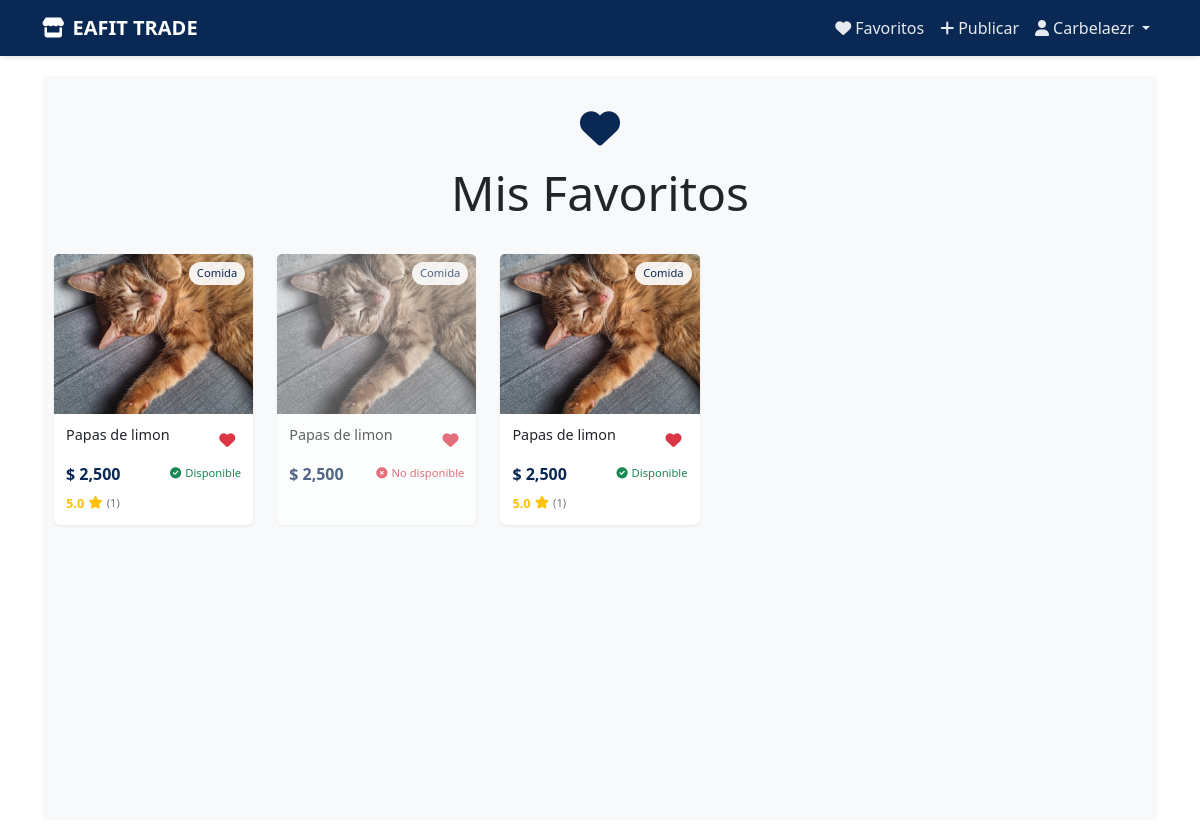
The page /favorites/ (signed in) on the database its author committed.
### products/models.py (models this page shows, shortened)
class Favorite(models.Model):
    user = models.ForeignKey(
        User,
        on_delete=models.CASCADE,
        related_name='favorites'
    )
    product = models.ForeignKey(
        Product,
        on_delete=models.CASCADE,
        related_name='favorited_by'
    )
    created_at = models.DateTimeField(
        auto_now_add=True,
        verbose_name='Fecha de agregado'
    )
    class Meta:
        unique_together = ['user', 'product']
        ordering = ['-created_at']
        verbose_name = 'Favorito'
        verbose_name_plural = 'Favoritos'

class Product(models.Model):
    CATEGORY_CHOICES = [
        ('Comida', 'Comida'),
        ('Ropa', 'Ropa'),
        ('Tecnología', 'Tecnología'),
        ('Libros', 'Libros'),
        ('Otros', 'Otros'),
    ]
    CONDITION_CHOICES = [
        ('Nuevo', 'Nuevo'),
        ('Usado', 'Usado'),
        ('Buen estado', 'Buen estado'),
    ]
    FOOD_TYPE_CHOICES = [
        ('Panadería', 'Panadería'),
        ('Galletas', 'Galletas'),
        ('Repostería', 'Repostería'),
        ('Frutas', 'Frutas'),
        ('Frituras', 'Frituras'),
        ('Dulces', 'Dulces'),
        ('Helados', 'Helados'),
        ('Snacks', 'Snacks'),
        ('Comida rápida', 'Comida rápida'),
        ('Otros', 'Otros'),
    ]
    name = models.CharField(
        max_length=255,
        verbose_name='Nombre',
        help_text='Nombre del producto'
    )
    category = models.CharField(
        max_length=50,
        choices=CATEGORY_CHOICES,
        verbose_name='Categoría',
        null=True,
        blank=True
    )
    food_type = models.CharField(
        max_length=50,
        choices=FOOD_TYPE_CHOICES,
        verbose_name='Tipo de Comida',
        blank=True,
        null=True
    )
    description = models.TextField(
        verbose_name='Descripción',
        help_text='Describe tu producto detalladamente'
    )
    price = models.DecimalField(
        max_digits=10,
        decimal_places=2,
        validators=[MinValueValidator(0.01)],
        verbose_name='Precio',
        help_text='Precio en pesos colombianos'
    )
    published_at = models.DateTimeField(
        default=timezone.now,
        verbose_name='Fecha de publicación'
    )
    condition = models.CharField(
        max_length=50,
        choices=CONDITION_CHOICES,
        verbose_name='Estado',
        blank=True,
        null=True
    )
    image = models.ImageField(
        upload_to='products/',
        verbose_name='Imagen',
        help_text='Imagen del producto'
    )
    seller = models.ForeignKey(
        User,
        on_delete=models.CASCADE,
        verbose_name='Vendedor',
        related_name='products'
    )
    available = models.BooleanField(
        default=True,
        verbose_name='Disponible'
    )
    class Meta:
        verbose_name = 'Producto'
        verbose_name_plural = 'Productos'
        ordering = ['-published_at']
        indexes = [
            models.Index(fields=['name']),
            models.Index(fields=['category']),
            models.Index(fields=['available']),
        ]
    @property
    def average_rating(self):
        comments = self.comments.all()
        if not comments:
            return 0
        return round(sum(comment.rating for comment in comments) / len(comments), 1)
    @property
    def total_ratings(self):
        return self.comments.count()

class Comment(models.Model):
    product = models.ForeignKey(
        Product,
        on_delete=models.CASCADE,
        related_name='comments'
    )
    user = models.ForeignKey(
        User,
        on_delete=models.CASCADE,
        related_name='comments'
    )
    text = models.TextField(
        max_length=500,
        verbose_name='Comentario'
    )
    rating = models.PositiveSmallIntegerField(
        verbose_name='Calificación',
        validators=[MinValueValidator(0), MaxValueValidator(5)],
        help_text='Calificación de 0 a 5 estrellas'
    )
    created_at = models.DateTimeField(
        auto_now_add=True,
        verbose_name='Fecha de publicación'
    )
    class Meta:
        ordering = ['-created_at']
        verbose_name = 'Comentario'
        verbose_name_plural = 'Comentarios'

### products/views.py (the view)
# urls.py: path('favorites/', products_views.favorites_list, name='favorites_list'),
@login_required
def favorites_list(request):
    favorites = Favorite.objects.filter(user=request.user)
    return render(request, 'products/favorites.html', {
        'favorites': favorites
    })

### products/templates/products/favorites.html (shortened to what this page needs)
{% extends 'products/base.html' %}
{% load humanize %}
{% block content %}
<section class="favorites-section">
    <div class="container">
        <div class="favorites-header">
            <i class="fas fa-heart favorites-icon"></i>
            <h1 class="display-5">Mis Favoritos</h1>
        </div>
        {% if favorites %}
        <div class="row g-4">
            {% for favorite in favorites %}
            <div class="col-12 col-sm-6 col-lg-4 col-xl-3" id="favorite-{{ favorite.product.id }}">
                <a href="{% url 'product_detail' favorite.product.id %}" class="text-decoration-none">
                    <div class="card product-card {% if not favorite.product.available %}product-unavailable{% endif %}">
                        <div class="position-relative">
                            {% if favorite.product.image %}
                            <img src="{{ favorite.product.image.url }}"
                                 class="card-img-top product-image {% if not favorite.product.available %}grayscale{% endif %}"
                                 alt="{{ favorite.product.name }}">
                            {% endif %}
                            <span class="category-badge">{{ favorite.product.get_category_display }}</span>
                        </div>
                        <div class="card-body">
                            <div class="d-flex justify-content-between align-items-start mb-2">
                                <h5 class="card-title text-dark mb-0">{{ favorite.product.name }}</h5>
                                <button
                                    onclick="toggleFavorite(event, {{ favorite.product.id }})"
                                    class="favorite-btn"
                                    title="Eliminar de favoritos"
                                >
                                    <i class="fas fa-heart text-danger"></i>
                                </button>
                            </div>
                            <div class="d-flex justify-content-between align-items-center mb-2">
                                <p class="price mb-0">$ {{ favorite.product.price|floatformat:0|intcomma }}</p>
                                <span class="availability-badge {% if favorite.product.available %}text-success{% else %}text-danger{% endif %}">
                                    {% if favorite.product.available %}
                                        <i class="fas fa-check-circle me-1"></i>Disponible
                                    {% else %}
                                        <i class="fas fa-times-circle me-1"></i>No disponible
                                    {% endif %}
                                </span>
                            </div>
                            {% if favorite.product.total_ratings > 0 %}
                            <div class="star-rating">
                                <span class="rating-value">{{ favorite.product.average_rating }}</span>
                                <i class="fas fa-star"></i>
                                <span class="rating-count">({{ favorite.product.total_ratings }})</span>
                            </div>
                            {% endif %}
                        </div>
                    </div>
                </a>
            </div>
            {% endfor %}
        </div>
        {% endif %}
    </div>
</section>
{% endblock %}

### products/templates/products/base.html (shortened to what this page needs)
<!DOCTYPE html>
<html>
<head>
    <link href="https://cdn.jsdelivr.net/npm/bootstrap@5.3.2/dist/css/bootstrap.min.css" rel="stylesheet">
    <link href="https://cdnjs.cloudflare.com/ajax/libs/font-awesome/6.0.0/css/all.min.css" rel="stylesheet">
</head>
<body>
    <nav class="navbar navbar-expand-lg navbar-dark">
        <div class="container">
            <a class="navbar-brand" href="{% url 'home' %}">
                <i class="fas fa-store me-2"></i>EAFIT TRADE
            </a>
            <div class="collapse navbar-collapse" id="navbarNav">
                <ul class="navbar-nav ms-auto">
                    {% if user.is_authenticated %}
                        <li class="nav-item">
                            <a class="nav-link" href="{% url 'favorites_list' %}">
                                <i class="fas fa-heart me-1"></i>Favoritos
                            </a>
                        </li>
                        <li class="nav-item">
                            <a class="nav-link" href="{% url 'add_product' %}">
                                <i class="fas fa-plus me-1"></i>Publicar
                            </a>
                        </li>
                        <li class="nav-item dropdown">
                            <a class="nav-link dropdown-toggle" href="#" role="button" data-bs-toggle="dropdown">
                                <i class="fas fa-user me-1"></i>{{ user.username }}
                            </a>
                        </li>
                    {% endif %}
                </ul>
            </div>
        </div>
    </nav>
    <div class="content">
        <div class="container">
            {% block content %}{% endblock %}
        </div>
    </div>
</body>
</html>

### products/templates/products/base.html (style rules this page uses)
:root { --primary-color: hwb(216 4% 67%); --secondary-color: #6c757d; }
.navbar { background-color: var(--primary-color); box-shadow: 0 2px 4px rgba(0,0,0,0.1); }
.navbar-brand { font-weight: bold; color: white !important; }
.nav-link { color: rgba(255,255,255,0.9) !important; }
.content { min-height: calc(100vh - 56px); padding: 20px 0; }

### products/templates/products/favorites.html (style rules this page uses)
.favorites-section { background-color: #f8f9fa; padding: 2rem 0; min-height: calc(100vh - 56px); }
.favorites-header { margin-bottom: 2rem; text-align: center; }
.favorites-icon { color: var(--primary-color); font-size: 2.5rem; margin-bottom: 1rem; }
.product-card { height: 100%; transition: all 0.2s; border: none; box-shadow: 0 1px 3px rgba(0,0,0,0.08); max-width: 280px; margin: 0 auto; }
.product-image { height: 160px; object-fit: cover; }
.card-body { padding: 0.75rem; }
.card-title { font-size: 0.9rem; font-weight: 500; line-height: 1.2; display: -webkit-box; -webkit-line-clamp: 2; -webkit-box-orient: vertical; overflow: hidden; margin-bottom: 0.25rem; }
.price { font-size: 1rem; font-weight: 600; color: var(--primary-color); }
.category-badge { position: absolute; top: 8px; right: 8px; background-color: rgba(255,255,255,0.9); padding: 0.2rem 0.5rem; border-radius: 16px; font-size: 0.7rem; color: var(--primary-color); }
.favorite-btn { padding: 0; width: 28px; height: 28px; display: flex; align-items: center; justify-content: center; border-radius: 50%; background: rgba(255,255,255,0.9); border: none; z-index: 2; }
.product-unavailable { opacity: 0.7; }
.grayscale { filter: grayscale(50%); }
.star-rating { display: flex; align-items: center; gap: 0.25rem; margin-top: 0.25rem; font-size: 0.8rem; color: #ffc107; }
.rating-value { font-weight: 600; }
.rating-count { color: var(--secondary-color); font-size: 0.7rem; }
.availability-badge { font-size: 0.7rem; font-weight: 500; }
.text-success { color: #198754 !important; }
.text-danger { color: #dc3545 !important; }
@media (min-width: 1200px) { .col-xl-3 { flex: 0 0 auto; width: 20%; } }

### rows shown on the page
Favorite: product.image (picture), product.category "Comida", product.name "Papas de limon", product.price "2,500", shows "Disponible", product.average_rating "5.0", product.total_ratings "1"
Favorite: product.image (picture), product.category "Comida", product.name "Papas de limon", product.price "2,500", shows "No disponible"
Favorite: product.image (picture), product.category "Comida", product.name "Papas de limon", product.price "2,500", shows "Disponible", product.average_rating "5.0", product.total_ratings "1"

### other values the page prints
{{ user.username }} "Carbelaezr"
